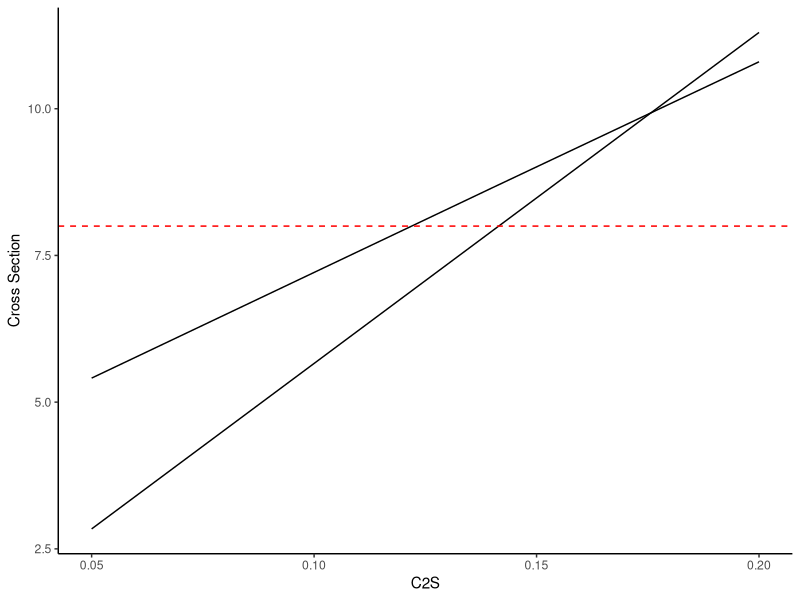
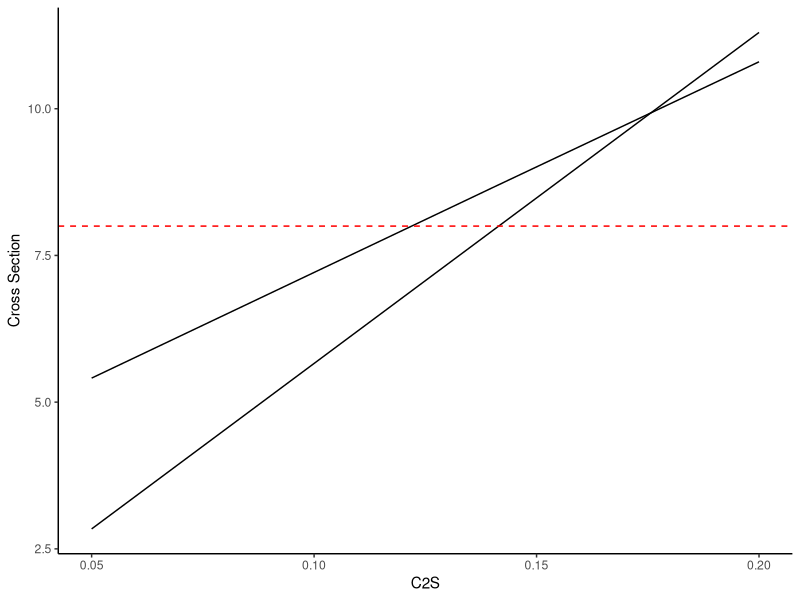

Generate these figures, in order, with R:
library(ggplot2)

x1 <- c(0.05,0.2)
y1 <- c(2.84E+00,1.13E+01)

x2 <- c(0.05,0.14,0.2)
y2 <- c(5.41E+00,8.6512E+00,1.08E+01)

ggplot() + 
  geom_line(aes(x=x1,y=y1)) + 
  geom_line(aes(x=x2,y=y2)) + 
  xlab('C2S') + 
  ylab('Cross Section') + 
  geom_hline(yintercept=8, linetype="dashed", color = "red") + 
  theme_classic()

ggsave(file='./cs_corr.eps', width=8.6, height=6.4,units = 'cm')
